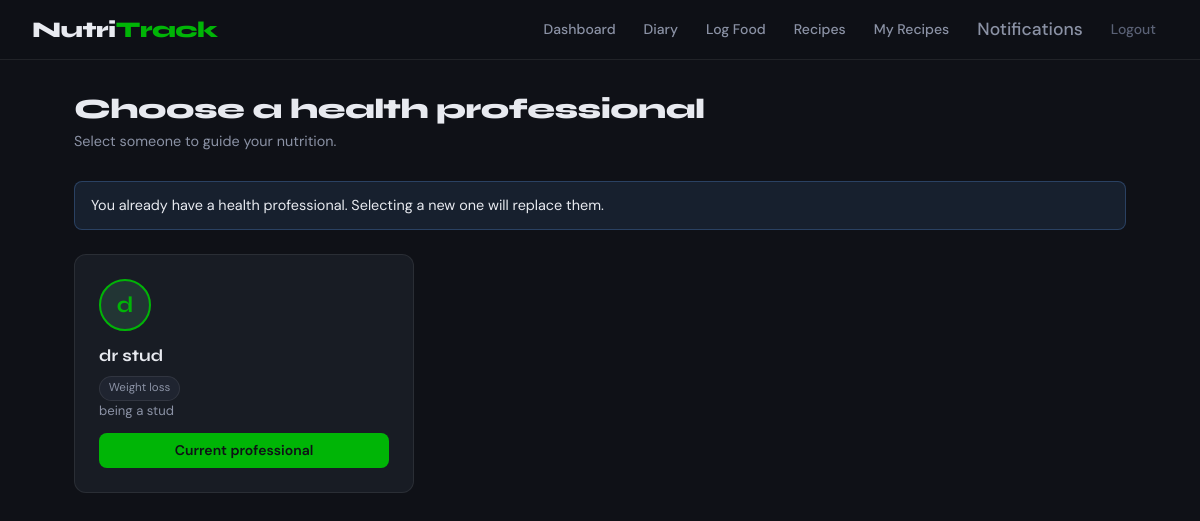
Page /choose-professional (signed in) on the committed database.
### app.py (models this page shows, shortened)
class User(db.Model):
    id = db.Column(db.Integer, primary_key=True)
    username = db.Column(db.String(100), unique=True, nullable=False)
    email = db.Column(db.String(150), unique=True, nullable=False)
    password_hash = db.Column(db.String(200), nullable=False)
    role = db.Column(db.String(20), nullable=False, default="subscriber")  # 'subscriber' or 'professional'
    full_name = db.Column(db.String(150), nullable=False)
    specialisation = db.Column(db.String(200), nullable=True)  # e.g. "Weight Loss, Diabetes"
    bio = db.Column(db.Text, nullable=True)
    weight_kg = db.Column(db.Float, nullable=True)
    height_cm = db.Column(db.Float, nullable=True)
    blood_pressure = db.Column(db.String(20), nullable=True)  # e.g. "120/80"
    goal = db.Column(db.String(50), nullable=True)  # 'lose_weight', 'gain_weight', 'maintain'
    professional_id = db.Column(db.Integer, db.ForeignKey("user.id"), nullable=True)
    created = db.Column(db.DateTime, default=datetime.utcnow)
    food_entries = db.relationship("FoodEntry", backref="user", lazy=True, foreign_keys="FoodEntry.user_id")
    notifications = db.relationship("Notification", backref="recipient", lazy=True, foreign_keys="Notification.user_id")
    saved_recipes = db.relationship("SavedRecipe", backref="user", lazy=True)

### app.py (the view, shortened to what this page needs)
@app.route("/choose-professional", methods=["GET", "POST"])
@subscriber_required
def choose_professional():
    user = get_current_user()
    professionals = User.query.filter_by(role="professional").all()
    return render_template("choose-professional.html", user=user, professionals=professionals)

### app.py (called while the page is built)
def subscriber_required(f):
    @wraps(f)
    def decorated(*args, **kwargs):
        if "user_id" not in session:
            flash("Please log in.", "warning")
            return redirect(url_for("login"))
        if session.get("role") != "subscriber":
            flash("Access restricted to subscribers.", "danger")
            return redirect(url_for("professional_home"))
        return f(*args, **kwargs)
    return decorated

def get_current_user():
    if "user_id" not in session:
        return None
    return User.query.get(session["user_id"])

def unread_notification_count():
    user = get_current_user()
    if not user:
        return 0
    return Notification.query.filter_by(user_id=user.id, is_read=False).count()

@app.context_processor
def inject_globals():
    return {
        "unread_count": unread_notification_count(),
        "current_user": get_current_user()
    }

### templates/choose-professional.html (shortened to what this page needs)
{% extends "base.html" %}
{% block content %}
<div class="page-header">
    <div class="header-copy">
        <h1 class="page-title">Choose a health professional</h1>
        <p class="page-subtitle">Select someone to guide your nutrition.</p>
    </div>
</div>
{% if user.professional_id %}
<div class="info-banner">
    <span>You already have a health professional. Selecting a new one will replace them.</span>
</div>
{% endif %}
<div class="professionals-grid section-gap">
    {% if professionals %}
        {% for prof in professionals %}
        <div class="pro-card">
            <div class="pro-avatar">{{ prof.full_name[0] }}</div>
            <div class="pro-info">
                <h3>{{ prof.full_name }}</h3>
                {% if prof.specialisation %}
                    <div class="pro-tags">
                        {% for spec in prof.specialisation.split(',') %}
                            <span class="tag">{{ spec.strip() }}</span>
                        {% endfor %}
                    </div>
                {% endif %}
                {% if prof.bio %}
                    <p class="pro-bio">{{ prof.bio }}</p>
                {% endif %}
            </div>
            <form method="POST">
                <button type="submit" class="btn btn-primary btn-full {% if user.professional_id == prof.id %}btn-selected{% endif %}">
                    {% if user.professional_id == prof.id %}Current professional{% else %}Select{% endif %}
                </button>
            </form>
        </div>
        {% endfor %}
    {% else %}
        <div class="empty-state">
            <p>No health professionals registered yet.</p>
        </div>
    {% endif %}
</div>
{% endblock %}

### static/css/styles.css (style rules this page uses)
:root { --bg: #0f1117; --surface: #181c24; --surface-2: #1f2430; --border: rgba(255,255,255,0.08); --border-hover: rgba(255,255,255,0.15); --green: lab(64.02% -64.83 61.56); --green-dim: rgba(94,196,139,0.15); --green-dark: lab(64.02% -64.83 61.56); --amber: #f59e0b; --red: #ff6363; --red-dim: rgba(255,99,99,0.15); --blue: #60a5fa; --text: #e8eaf0; --text-muted: #8b92a5; --text-dim: #5a6175; --radius: 12px; --radius-sm: 8px; --radius-lg: 18px; --shadow: 0 4px 24px rgba(0,0,0,0.35); --shadow-sm: 0 2px 8px rgba(0,0,0,0.2); --font-display: 'Syne', sans-serif; --font-body: 'DM Sans', sans-serif; }
*, *::before, *::after { box-sizing: border-box; margin: 0; padding: 0; }
html { font-size: 16px; scroll-behavior: smooth; }
body { font-family: var(--font-body); background: var(--bg); color: var(--text); line-height: 1.6; min-height: 100vh; }
.section-gap { margin-top: 1.5rem; }
.page-header { display: flex; align-items: flex-start; justify-content: space-between; margin-bottom: 1.75rem; flex-wrap: wrap; gap: 1rem; }
.page-title { font-family: var(--font-display); font-size: 1.75rem; font-weight: 800; color: var(--text); letter-spacing: -0.5px; line-height: 1.25; }
.page-subtitle { color: var(--text-muted); font-size: 0.9rem; margin-top: 0.2rem; }
.info-banner { display: flex; align-items: center; gap: 0.75rem; padding: 0.75rem 1rem; background: rgba(96,165,250,0.1); border: 1px solid rgba(96,165,250,0.25); border-radius: var(--radius-sm); font-size: 0.9rem; margin-bottom: 1.5rem; }
.btn { display: inline-flex; align-items: center; gap: 0.4rem; padding: 0.55rem 1.2rem; border-radius: var(--radius-sm); font-family: var(--font-body); font-size: 0.875rem; font-weight: 500; cursor: pointer; border: none; transition: opacity 0.15s, transform 0.1s; white-space: nowrap; text-decoration: none; }
.btn-primary { background: var(--green); color: #0f1117; font-weight: 600; }
.btn-full { width: 100%; justify-content: center; }
.btn-selected { background: var(--green-dark); }
.tag { display: inline-block; font-size: 0.72rem; padding: 0.15rem 0.55rem; background: var(--surface-2); border: 1px solid var(--border); border-radius: 999px; color: var(--text-muted); white-space: nowrap; }
.professionals-grid { display: grid; grid-template-columns: repeat(auto-fill, minmax(280px, 1fr)); gap: 1rem; }
.pro-card { background: var(--surface); border: 1px solid var(--border); border-radius: var(--radius); padding: 1.5rem; display: flex; flex-direction: column; gap: 0.75rem; transition: border-color 0.15s; }
.pro-avatar { width: 52px; height: 52px; background: var(--green-dim); border: 2px solid var(--green); border-radius: 50%; display: flex; align-items: center; justify-content: center; font-family: var(--font-display); font-size: 1.4rem; font-weight: 700; color: var(--green); }
.pro-info h3 { font-family: var(--font-display); font-size: 1.05rem; font-weight: 700; }
.pro-tags { display: flex; flex-wrap: wrap; gap: 0.3rem; margin-top: 0.35rem; }
.pro-bio { font-size: 0.82rem; color: var(--text-muted); line-height: 1.5; }

### rows in the picture
User: full_name "d", full_name "dr stud", strip "Weight loss", bio "being a stud", shows "Current professional"
